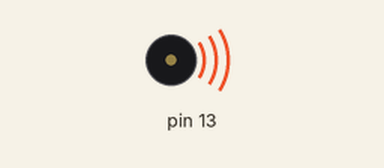
The sketch below on a simulated Arduino Uno, built with avr-gcc and run on an emulated ATmega328P. On the bench: buzzer (waves = sounding).

Above: at 0.1 s.
At 19.0 s:
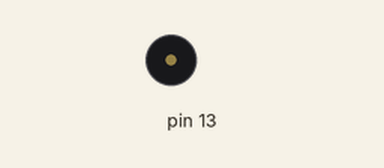
Timing chart, 0 to 20.5 s (numbered marks = the images above):
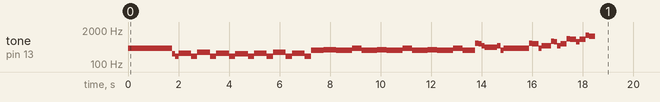

The sketch:

JAMES_BOND.ino
```cpp
#include "pitches.h"

int melody[] =
{
NOTE_G4,NOTE_G4,NOTE_G4,NOTE_G4,NOTE_G4,NOTE_G4,NOTE_G4,NOTE_G4,NOTE_G4,
   NOTE_B3,NOTE_G3,NOTE_C4,NOTE_G3,NOTE_CS4,NOTE_G3,NOTE_C4,NOTE_G3,NOTE_B3,NOTE_G3,NOTE_C4,NOTE_G3,NOTE_CS4,NOTE_G3,NOTE_C4,NOTE_G3,
   NOTE_E4,NOTE_F4,NOTE_F4,NOTE_F4,NOTE_F4,NOTE_E4,NOTE_E4,NOTE_E4,
   NOTE_E4,NOTE_G4,NOTE_G4,NOTE_G4,NOTE_G4,NOTE_E4,NOTE_E4,NOTE_E4,NOTE_E4,NOTE_F4,NOTE_F4,NOTE_F4,NOTE_F4,NOTE_E4,NOTE_E4,NOTE_E4,
  NOTE_E4,NOTE_G4,NOTE_G4,NOTE_G4,NOTE_G4,NOTE_E4,NOTE_E4,NOTE_E4,
  NOTE_E4,NOTE_F4,NOTE_F4,NOTE_F4,NOTE_F4,NOTE_E4,NOTE_E4,NOTE_E4,
  NOTE_E4,NOTE_G4,NOTE_G4,NOTE_G4,NOTE_G4,NOTE_E4,NOTE_E4,NOTE_E4,
  NOTE_DS5,NOTE_D5,NOTE_B4,NOTE_A4,NOTE_B4,
  NOTE_E4,NOTE_G4,NOTE_DS5,NOTE_D5,NOTE_G4,NOTE_B4,
  NOTE_B4,NOTE_FS5,NOTE_F5,NOTE_B4,NOTE_D5,NOTE_AS5,
  NOTE_A5,NOTE_F5,NOTE_A5,NOTE_DS6,NOTE_D6
};

int noteDurations[] = {
8,8,2,8,8,2,16,8,16,8,8,
   2,4,2,4,2,4,2,4,2,4,2,4,2,4,2,4,
   8,16,16,8,4,8,8,8,
   8,16,16,8,4,8,8,8,8,
   16,16,8,4,8,8,8,
  8,16,16,8,4,8,8,8,
  8,16,16,8,4,8,8,8,
  8,16,16,8,4,8,8,8,
  8,2,8,8,1,
  8,4,8,4,8,8,
  8,8,4,8,4,8,
  4,8,4,8,3
};

void setup() {

  for (int thisNote = 0; thisNote < 100; thisNote++) {


    int noteDuration = 1000 / noteDurations[thisNote];
    tone(13, melody[thisNote], noteDuration);
    int pauseBetweenNotes = noteDuration * 1;
    delay(pauseBetweenNotes);
    noTone(13);
  }
}

void loop() { }
```
